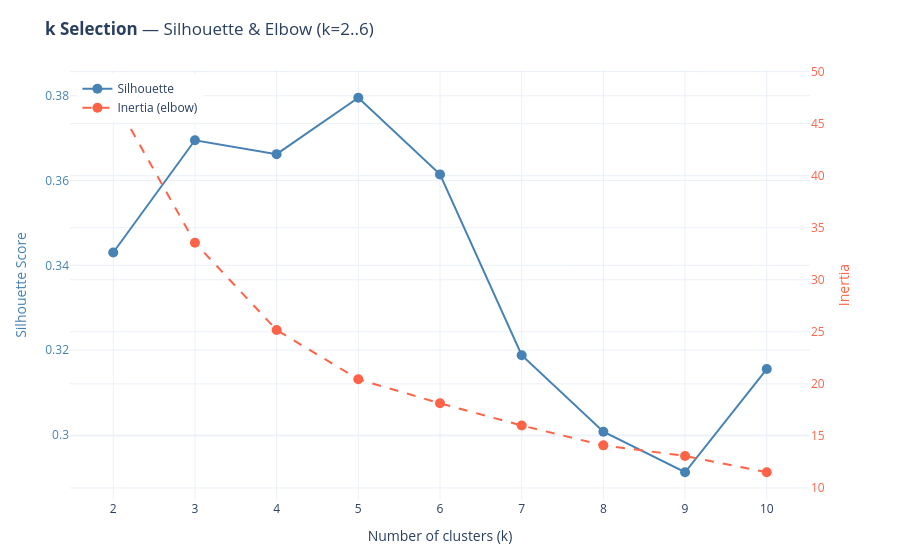

Notebook source saved alongside this figure:
### Code cell
# ── Clustering + k Selection ──────────────────────────────────────────────────
# Features were selected to maximise avg silhouette over k=3..6 (not k=2),
# so clustering is now a separate decision. Inspect the elbow + silhouette
# plot below and set CHOSEN_K. None = auto (silhouette winner across 2..6).

CHOSEN_K = 4   # ← set after inspecting the plot; None = auto

M = coef_matrix[CLUSTER_FEATURES].values
K_RANGE = range(2, 11)

inertias, sil_scores = {}, {}
for k in K_RANGE:
    km = KMeans(n_clusters=k, random_state=RANDOM_STATE, n_init=10)
    labels = km.fit_predict(M)
    inertias[k]   = km.inertia_
    sil_scores[k] = silhouette_score(M, labels)
    print(f"  k={k}  silhouette={sil_scores[k]:.4f}  inertia={inertias[k]:,.0f}")

# ── Elbow + Silhouette plot ────────────────────────────────────────────────────
ks = list(K_RANGE)
fig = go.Figure()

fig.add_trace(go.Scatter(
    x=ks, y=[sil_scores[k] for k in ks],
    mode="lines+markers", name="Silhouette",
    marker=dict(size=10, color="steelblue"),
    line=dict(color="steelblue", width=2),
    hovertemplate="k=%{x}  silhouette=%{y:.4f}<extra></extra>",
))
fig.add_trace(go.Scatter(
    x=ks, y=[inertias[k] for k in ks],
    mode="lines+markers", name="Inertia (elbow)",
    marker=dict(size=10, color="tomato"),
    line=dict(color="tomato", width=2, dash="dash"),
    yaxis="y2",
    hovertemplate="k=%{x}  inertia=%{y:,.0f}<extra></extra>",
))

fig.update_layout(
    title=dict(text="<b>k Selection</b> — Silhouette & Elbow (k=2..6)", font_size=17),
    xaxis=dict(title="Number of clusters (k)", tickmode="linear", dtick=1),
    yaxis=dict(title="Silhouette Score", color="steelblue"),
    yaxis2=dict(title="Inertia", overlaying="y", side="right", color="tomato"),
    template=PLOTLY_TEMPLATE, height=380,
    margin=dict(l=70, r=90, t=70, b=60),
    legend=dict(x=0.01, y=0.99),
)
fig.show()

# ── Fit final clustering ───────────────────────────────────────────────────────
best_k_auto = max(sil_scores, key=sil_scores.get)
best_k      = CHOSEN_K if CHOSEN_K is not None else best_k_auto

if CHOSEN_K is not None:
    print(f"\nUsing CHOSEN_K={best_k}  (silhouette winner was k={best_k_auto})")
else:
    print(f"\nAuto-selected k={best_k} (highest silhouette)")

kmeans = KMeans(n_clusters=best_k, random_state=RANDOM_STATE, n_init=10)
cluster_labels = kmeans.fit_predict(M)

coef_matrix["cluster"] = cluster_labels
print("\nChampions per cluster:")
print(coef_matrix["cluster"].value_counts().sort_index().to_string())
print(f"\n→ Change CHOSEN_K to override (currently {CHOSEN_K})")

### Figure 1 — Plotly figure (JSON) as saved in the notebook; plotly's stock layout.template omitted (floating-point values rounded to 4 significant figures)
{"data": [{"hovertemplate": "k=%{x}  silhouette=%{y:.4f}<extra></extra>", "line": {"color": "steelblue", "width": 2}, "marker": {"color": "steelblue", "size": 10}, "mode": "lines+markers", "name": "Silhouette", "type": "scatter", "x": [2, 3, 4, 5, 6, 7, 8, 9, 10], "y": [0.343, 0.3695, 0.3662, 0.3795, 0.3615, 0.3188, 0.3008, 0.2912, 0.3155]}, {"hovertemplate": "k=%{x}  inertia=%{y:,.0f}<extra></extra>", "line": {"color": "tomato", "dash": "dash", "width": 2}, "marker": {"color": "tomato", "size": 10}, "mode": "lines+markers", "name": "Inertia (elbow)", "type": "scatter", "x": [2, 3, 4, 5, 6, 7, 8, 9, 10], "y": [47.49, 33.56, 25.17, 20.44, 18.13, 16.0, 14.09, 13.08, 11.51], "yaxis": "y2"}], "layout": {"autosize": true, "legend": {"x": 0.01, "y": 0.99}, "margin": {"b": 60, "l": 70, "r": 90, "t": 70}, "title": {"font": {"size": 17}, "text": "<b>k Selection</b> — Silhouette & Elbow (k=2..6)"}, "xaxis": {"autorange": true, "dtick": 1, "range": [1.438, 10.56], "tickmode": "linear", "title": {"text": "Number of clusters (k)"}, "type": "linear"}, "yaxis": {"autorange": true, "color": "steelblue", "range": [0.2834, 0.3873], "title": {"text": "Silhouette Score"}, "type": "linear"}, "yaxis2": {"autorange": true, "color": "tomato", "overlaying": "y", "range": [8.337, 50.66], "side": "right", "title": {"text": "Inertia"}, "type": "linear"}}}
